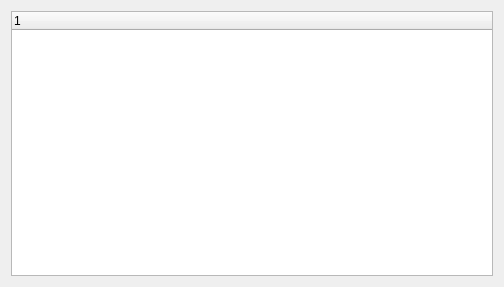
<?xml version="1.0" encoding="UTF-8"?>
<ui version="4.0">
 <class>edge_dialog</class>
 <widget class="QDialog" name="edge_dialog">
  <property name="geometry">
   <rect>
    <x>0</x>
    <y>0</y>
    <width>504</width>
    <height>287</height>
   </rect>
  </property>
  <property name="windowTitle">
   <string>Dialog</string>
  </property>
  <layout class="QGridLayout" name="gridLayout">
   <item row="0" column="0">
    <widget class="UIAttrsTree" name="tree">
     <column>
      <property name="text">
       <string notr="true">1</string>
      </property>
     </column>
    </widget>
   </item>
  </layout>
 </widget>
 <customwidgets>
  <customwidget>
   <class>UIAttrsTree</class>
   <extends>QTreeWidget</extends>
   <header>gui.common</header>
  </customwidget>
 </customwidgets>
 <resources/>
 <connections/>
</ui>
